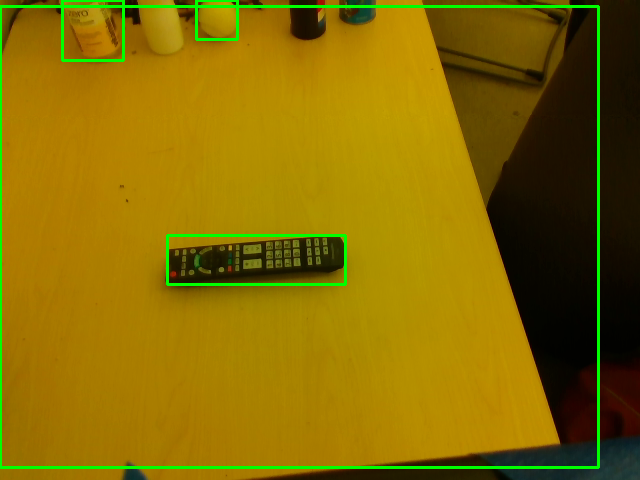
#> input picture daniel/RealSense/depth_pointcloud/test_640_480/0_color.png, 640 x 480 px, given in place of 0_color.jpg, which was not available
$ python grasp_refinement.py   (older library calls are emulated)
#> lines starting #> are read from the running program, lines starting #| are printed output that depends on the picture; after the words box and inside, x2 and y2 are one past the last pixel; in counts of white or black regions, pixels touching at a corner belong together; pictures that were not available may be replaced by others from this repository, and a replacement may not be noted
### tian/semi_auto_grasping_wHGP/tt_grasp_evaluation.py
import numpy as np
import math


# [5 lines left out: function normalize, not called in this run]


def get_point_type(pt, mask):
    try:
        if mask[pt[0], pt[1]] == 1:
            boundary_detector = mask[pt[0] - 1, pt[1] - 1] * mask[pt[0] - 1, pt[1]] * mask[pt[0] - 1, pt[1] + 1] * \
                                mask[pt[0], pt[1] - 1] * mask[pt[0], pt[1]] * mask[pt[0], pt[1] + 1] * \
                                mask[pt[0] + 1, pt[1] - 1] * mask[pt[0] + 1, pt[1]] * mask[pt[0] + 1, pt[1] + 1]
            if boundary_detector == 0:
                point_type = 2  # boundary point
            else:
                point_type = 1  # object point / inside point
        else:
            point_type = 0  # not object point / outside point
    except:
        point_type = 0
    return point_type


def find_contact_seed_point(r_c, c_c, sin_theta, cos_theta, w, mask, search_resolution=4):
    for i in range(int(math.log(w / search_resolution, 2)) + 1):
        for j in range(int((2 ** i - 1) / 2) + 1):
            for sign in range(2):
                s = int((2 * sign - 1) * 2 ** (-i) * (2 * j + 1) * w)
                dsr = s * sin_theta
                dsc = s * cos_theta
                rt = int(round(r_c + dsr))
                ct = int(round(c_c + dsc))
                point_type = get_point_type([rt, ct], mask)
                if point_type == 1:
                    return s
    # print('no contact seed :(')
    return -1


# [19 lines left out: function get_boundary_pixel_normal, not called in this run]


def gpl_intersection_points(r0, c0, sin_theta, cos_theta, hn, w, mask, window_size):
    # -------------------calculate normals----------------------------
    x = int(window_size / 2)
    v = np.arange(-x, x + 1)
    neighbor_vectors_row = np.repeat(v.reshape((-1, 1)), window_size, axis=1)
    neighbor_vectors_col = np.repeat(v.reshape((1, -1)), window_size, axis=0)
    # ----------------------------------------------------------------------
    intsec_points = np.ndarray((0, 7), dtype=np.float16)
    dcr = hn * cos_theta
    dcc = hn * sin_theta
    r_c = r0 - dcr
    c_c = c0 + dcc

    # find seed point
    s_found = find_contact_seed_point(r_c, c_c, sin_theta, cos_theta, w, mask, search_resolution=2)
    if s_found != -1:  # the grasp line intersects the object mask
        l1 = -w
        l2 = s_found
        r1 = s_found
        r2 = w
        left_contact_found = False
        right_contact_found = False
        while not (left_contact_found and right_contact_found):
            if not left_contact_found and l2 - l1 > 1:
                lm = (l1 + l2) / 2
                # calculate left test point
                lrt = int(round(r_c + lm * sin_theta))
                lct = int(round(c_c + lm * cos_theta))
                point_type_l = get_point_type([lrt, lct], mask)
                if point_type_l == 2:
                    normal1 = get_boundary_pixel_normal([lrt, lct], mask, x, neighbor_vectors_row, neighbor_vectors_col)
                    left_contact_point = [lrt, lct, 1, lm, hn, normal1[0], normal1[1]]
                    intsec_points = np.append(intsec_points, [left_contact_point], axis=0)
                    left_contact_found = True
                elif point_type_l == 0:
                    l1 = lm
                else:
                    l2 = lm
            elif not left_contact_found and l2 - l1 <= 1:
                left_contact_point = [-1, -1, 1, -2 * w - 1, hn, 0, 0]  # left side collision
                intsec_points = np.append(intsec_points, [left_contact_point], axis=0)
                left_contact_found = True

            if not right_contact_found and r2 - r1 > 1:
                rm = (r1 + r2) / 2
                # calculate right test point
                rrt = int(round(r_c + rm * sin_theta))
                rct = int(round(c_c + rm * cos_theta))
                point_type_r = get_point_type([rrt, rct], mask)
                if point_type_r == 2:
                    normal2 = get_boundary_pixel_normal([rrt, rct], mask, x, neighbor_vectors_row, neighbor_vectors_col)
                    right_contact_point = [rrt, rct, 2, rm, hn, normal2[0], normal2[1]]
                    intsec_points = np.append(intsec_points, [right_contact_point], axis=0)
                    right_contact_found = True
                elif point_type_r == 0:
                    r2 = rm
                else:
                    r1 = rm
            elif not right_contact_found and r2 - r1 <= 1:
                right_contact_point = [-1, -1, 2, 2 * w + 1, hn, 0, 0]  # right side collision
                intsec_points = np.append(intsec_points, [right_contact_point], axis=0)
                right_contact_found = True
    else:  # the grasp line does not intersect the object mask
        left_contact_point = [-1, -1, 1, -2 * w, hn, 0, 0]  # no contact
        intsec_points = np.append(intsec_points, [left_contact_point], axis=0)
        right_contact_point = [-1, -1, 2, 2 * w, hn, 0, 0]  # no contact
        intsec_points = np.append(intsec_points, [right_contact_point], axis=0)
    return intsec_points


def extract_contact_region(r0, c0, theta, h, w, mask):
    left_contact_region = np.ndarray((0, 7), dtype=np.float16)
    right_contact_region = np.ndarray((0, 7), dtype=np.float16)
    sin_theta = np.sin(np.deg2rad(theta))
    cos_theta = np.cos(np.deg2rad(theta))
    for hn in range(-h, h + 1):
        intersection_pts = gpl_intersection_points(r0, c0, sin_theta, cos_theta, hn, w, mask, 7)
        if intersection_pts.shape[0] == 2:
            if intersection_pts[0][2] == 1:
                left_contact_region = np.append(left_contact_region, [intersection_pts[0]], axis=0)
                right_contact_region = np.append(right_contact_region, [intersection_pts[1]], axis=0)
            else:
                left_contact_region = np.append(left_contact_region, [intersection_pts[1]], axis=0)
                right_contact_region = np.append(right_contact_region, [intersection_pts[0]], axis=0)
    return left_contact_region, right_contact_region


# [138 lines left out: functions rotation_angle, slippage_angle, contact_center_offset, not called in this run]


def high_level_grasp_feature(left_contact_region, right_contact_region, theta, h, w):
    l_profile = left_contact_region[:, 3]
    r_profile = right_contact_region[:, 3]
    l_normals = left_contact_region[:, 5:]
    r_normals = right_contact_region[:, 5:]
    l_min = 2 * w + 2
    r_max = -2 * w + 2

    collision = False
    translation = 200.0
    rot_ang = 180.0
    l_slip_ang = 180.0
    r_slip_ang = 180.0
    gripper_offset = h
    lcids = np.ndarray((0,), dtype=np.int8)
    rcids = np.ndarray((0,), dtype=np.int8)
    # -------find primary contact point and check for collision
    for pt in l_profile:
        if pt == -2 * w - 1:
            collision = True
            break
        elif -w <= pt < l_min:
            l_min = pt
    for pt in r_profile:
        if pt == 2 * w + 1:
            collision = True
            break
        elif w >= pt > r_max:
            r_max = pt
    # ---------------------------------------------------------
    if not collision:
        if np.amax(l_profile) == -2 * w:
            # print('no object detected$$$$$$$$$$$$$$')
            translation = -1
        else:
            # --------------------------translation
            translation = abs((l_min + r_max) / 2.0)
            # --------------------------rotation
            rot_ang = rotation_angle(l_profile, r_profile, l_min, r_max)
            l_slip_ang, r_slip_ang, lcids, rcids = slippage_angle(l_profile, r_profile, l_normals, r_normals, theta,
                                                                  l_min, r_max, 5)
            gripper_offset = contact_center_offset(lcids, rcids, h)
    return collision, translation, rot_ang, [l_slip_ang, r_slip_ang], lcids, rcids, gripper_offset


# [76 lines left out: functions linearly_normalized_score, combine_score_v2, grasp_quality_score_v2, not called in this run]


def grasp_quality_score_v3(collision, translation, rot, slip, contact_offset, gripper_hh, gripper_hw):
    if collision:
        score = 0.0
        s1, s2, s3, s4 = (0.0, 0.0, 0.0, 0.0)
    elif translation == -1:  # no object detected
        score = -1.0
        s1, s2, s3, s4 = (0.0, 0.0, 0.0, 0.0)
    else:
        slip_ang = (abs(slip[0]) + abs(slip[1])) / 2
        # contact_offset = contact_offsets[0] + contact_offsets[1]
        translation = translation / gripper_hw
        s1 = linearly_normalized_score(translation, 1, [0.0, 1.0, 1.0, 0.0])
        # s1 = linearly_normalized_score(translation, 1, [0.0, 1.0, 100.0, 0.0])
        s2 = linearly_normalized_score(rot, 1, [0.0, 1.0, 60.0, 0.0])
        s3 = linearly_normalized_score(slip_ang, 1, [0.0, 1.0, 60.0, 0.0])
        s4 = linearly_normalized_score(contact_offset, 2, [0.0, 1.0, 0.5 * gripper_hh, 0.7, gripper_hh, 0.0])
        #   combine scores as: final score = 0.9*min_score+0.1*average of other scores
        s_ = np.array([s1, s2, s3, s4])
        s_min = np.amin(s_)
        score = 0.9 * s_min + 0.1 / 3 * (np.sum(s_)-s_min)
    return score, [s1, s2, s3, s4]


def evaluate_grasp(grasp, mask):
    # grasp=[row,col,angle,hh,hw]
    # st_contact = time.time()
    contact_rl, contact_rr = extract_contact_region(grasp[0], grasp[1], grasp[2], grasp[3], grasp[4], mask)
    # et_contact = time.time()
    cli, trans, rotation, slippage, lcids, rcids, offs = high_level_grasp_feature(contact_rl, contact_rr, grasp[2],
                                                                                  grasp[3], grasp[4])
    # et_feature = time.time()
    score, features = grasp_quality_score_v3(cli, trans, rotation, slippage, offs, grasp[3], grasp[4])
    # [4 lines of commented-out code are left out]
    return score, features


# [13 lines left out: function evaluate_center_of_mass, not called in this run]

### tian/semi_auto_grasping_wHGP/grasp_refinement.py
import numpy as np
import cv2
from tt_grasp_evaluation import evaluate_grasp


def get_corners(center, theta, ghh, ghw):
    theta = np.deg2rad(theta)
    corner_vectors_original = np.array(
        [[-ghh, ghh, ghh, -ghh], [-ghw, -ghw, ghw, ghw], [1, 1, 1, 1]])
    transformation = np.array(
        [[np.cos(theta), np.sin(theta), center[0]], [-np.sin(theta), np.cos(theta), center[1]], [0, 0, 1]])
    new_corners = np.matmul(transformation, corner_vectors_original)
    return new_corners


def plot_grasp_path(center, theta, ghh, ghw, img):
    new_corners = get_corners(center, theta, ghh, ghw)
    for k in range(4):
        if k != 3:
            cv2.line(img, (int(round(new_corners[1][k])), int(round(new_corners[0][k]))),
                     (int(round(new_corners[1][k + 1])), int(round(new_corners[0][k + 1]))), (0, 0, 255))
        else:
            cv2.line(img, (int(round(new_corners[1][3])), int(round(new_corners[0][3]))),
                     (int(round(new_corners[1][0])), int(round(new_corners[0][0]))), (0, 0, 255))
    cv2.circle(img, (center[1], center[0]), 3, (0, 255, 0), -1)


if __name__ == '__main__':
    init_grasp_center = [96, 267]
    ang = -0.4076
    width = 88.2

    color_img = cv2.imread('0_color.jpg')
#> color_img is the input picture: shape (480, 640, 3); mean B, G, R 1.1, 107.2, 133.2
    mask_img = cv2.imread('0_mask.jpg')
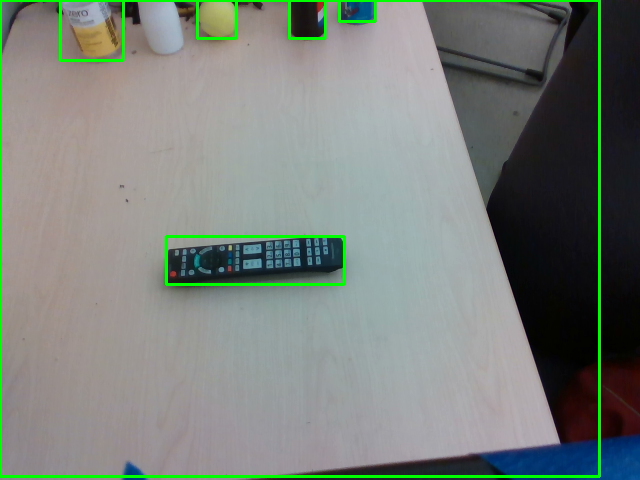
#> input picture daniel/RealSense/depth_pointcloud/test_640_480/1_color.png, 640 x 480 px, given in place of 0_mask.jpg, which was not available
#> mask_img is the input picture: shape (480, 640, 3); mean B, G, R 122.7, 128.8, 122.1
    print(mask_img.dtype)
#| uint8
    mask_0 = np.array(mask_img[:, :, 0] / 255, dtype=np.uint8)
#> mask_0: shape (480, 640); every value is 0

    cv2.circle(
        color_img, (init_grasp_center[1], init_grasp_center[0]), 4, (0, 0, 255), -1)
#> color_img: shape (480, 640, 3); 0.02% of pixels changed, all inside (x1, y1, x2, y2) = (263, 92, 272, 101)
    dy = int(round(np.sin(ang) * width / 2))
    dx = int(round(np.cos(ang) * width / 2))
    cv2.line(color_img, (int(round(init_grasp_center[1] - dx)), int(round(init_grasp_center[0] - dy))),
             (int(round(init_grasp_center[1] + dx)), int(round(init_grasp_center[0] + dy))), (255, 0, 0), 2)
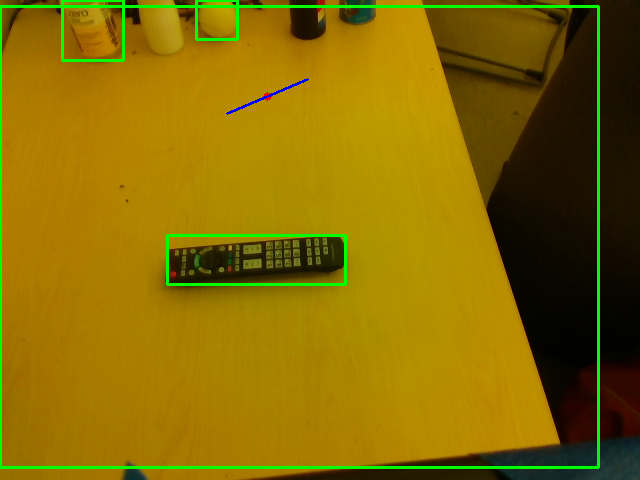
#> color_img: shape (480, 640, 3); mean B, G, R 1.3, 107.1, 133.1
    cv2.imshow('results', np.hstack((color_img, mask_img)))
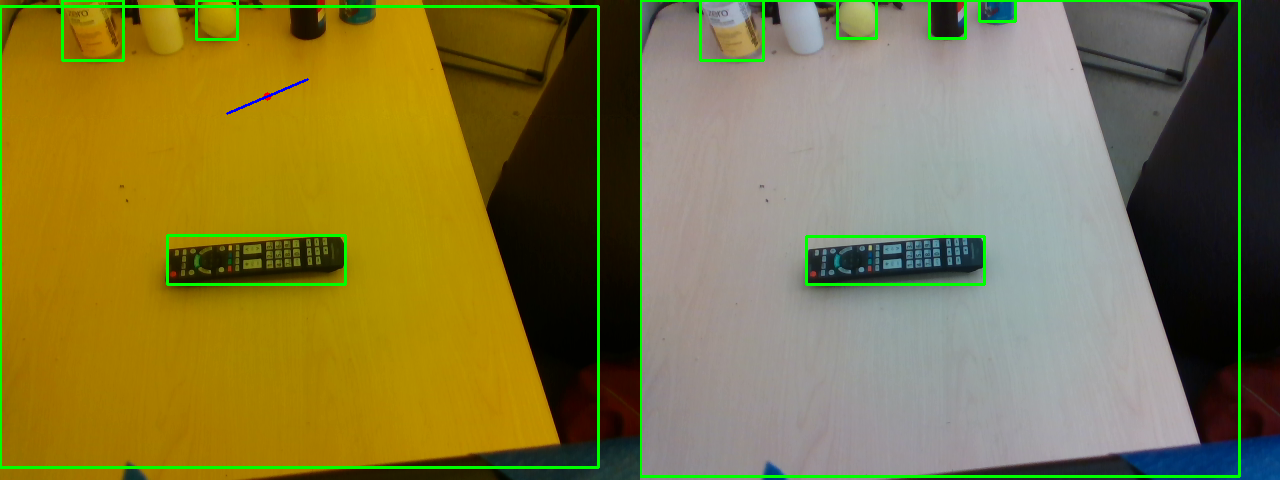
#> window 'results': shape (480, 1280, 3); mean B, G, R 62, 117.9, 127.6
    cv2.waitKey(0)
    print(mask_0.dtype)
#| uint8
    print(np.amax(mask_0))
#| 0
    print(np.amin(mask_0))
#| 0
    print(np.median(mask_0))
#| 0.0

    grasp_found = False
    desired_grasp_score = 0.95
    time_out = 0
    hw = 44
    hh = 10
    while not grasp_found and time_out < 2000:

        gx = np.random.randint(-30, 30) + init_grasp_center[1]
        gy = np.random.randint(-30, 30) + init_grasp_center[0]
        a = 0
        search_show = np.copy(color_img)
        cv2.circle(search_show, (gx, gy), 4, (0, 0, 255), -1)
#> search_show: shape (480, 640, 3); 0.02% of pixels changed, all inside (x1, y1, x2, y2) = (277, 109, 286, 118)
        cv2.imshow('grasp refinement', search_show)
        cv2.waitKey(1)
        while a < 10:
            time_out += 1
            a += 1
            ang = np.random.randint(-90, 90)
            grasp = [gy, gx, ang, hh, hw]
            # print grasp
            score, features = evaluate_grasp(grasp, mask_0)
#> in high_level_grasp_feature, `l_profile = left_contact_region[:, 3]`: l_profile = 21 values from -88 to -88
#> in high_level_grasp_feature, `r_profile = right_contact_region[:, 3]`: r_profile = 21 values from 88 to 88
#> in high_level_grasp_feature, `l_normals = left_contact_region[:, 5:]`: l_normals = 21 rows, first 8: [0, 0], [0, 0], [0, 0], [0, 0], [0, 0], [0, 0], [0, 0], [0, 0]
#> in high_level_grasp_feature, `r_normals = right_contact_region[:, 5:]`: r_normals has the same summary as l_normals
#> the loop in high_level_grasp_feature, `for pt in l_profile:` made 21 passes
#> after the loop in high_level_grasp_feature, `for pt in l_profile:`: l_min = 90
#> the loop in high_level_grasp_feature, `for pt in r_profile:` made 21 passes
#> after the loop in high_level_grasp_feature, `for pt in r_profile:`: r_max = -86
#> in evaluate_grasp, `cli, trans, rotation, slippage, lcids, rcids, offs = high_level_grasp_..`: cli = False; trans = -1; rotation = 180; slippage = [180, 180]; lcids = empty array; offs = 10
#> in evaluate_grasp, `score, features = grasp_quality_score_v3(cli, trans, rotation, slippag..`: score = -1; features = [0, 0, 0, 0]
#> score = -1; features = [0, 0, 0, 0]
            print(score)
#| -1.0
            print(features)
#| [0.0, 0.0, 0.0, 0.0]
            if score > desired_grasp_score:
                grasp_found = True
                grasp_rect = [gy, gx, ang]
                plot_grasp_path([gy, gx], ang, hh, hw, search_show)
                cv2.imshow('grasp refinement', search_show)
                cv2.waitKey(0)
                break
